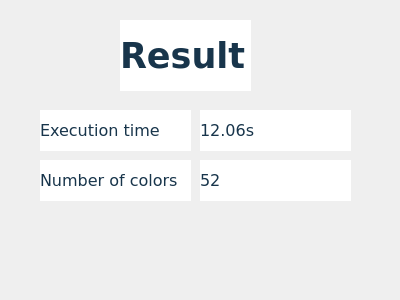
<?xml version="1.0" encoding="UTF-8"?>
<ui version="4.0">
 <class>resultDialog</class>
 <widget class="QDialog" name="resultDialog">
  <property name="geometry">
   <rect>
    <x>0</x>
    <y>0</y>
    <width>400</width>
    <height>300</height>
   </rect>
  </property>
  <property name="windowTitle">
   <string>Dialog</string>
  </property>
  <widget class="QLabel" name="screenTitle_3">
   <property name="geometry">
    <rect>
     <x>120</x>
     <y>20</y>
     <width>131</width>
     <height>71</height>
    </rect>
   </property>
   <property name="font">
    <font>
     <family>Verdana</family>
     <pointsize>26</pointsize>
     <weight>75</weight>
     <bold>true</bold>
    </font>
   </property>
   <property name="layoutDirection">
    <enum>Qt::LeftToRight</enum>
   </property>
   <property name="styleSheet">
    <string notr="true">background-color: rgb(255, 255, 255);
color: rgb(24, 53, 75);
</string>
   </property>
   <property name="text">
    <string>Result</string>
   </property>
  </widget>
  <widget class="QLabel" name="screenTitle_4">
   <property name="geometry">
    <rect>
     <x>40</x>
     <y>110</y>
     <width>151</width>
     <height>41</height>
    </rect>
   </property>
   <property name="font">
    <font>
     <family>Verdana</family>
     <pointsize>12</pointsize>
     <weight>50</weight>
     <bold>false</bold>
    </font>
   </property>
   <property name="layoutDirection">
    <enum>Qt::LeftToRight</enum>
   </property>
   <property name="styleSheet">
    <string notr="true">background-color: rgb(255, 255, 255);
color: rgb(24, 53, 75);
</string>
   </property>
   <property name="text">
    <string>Execution time</string>
   </property>
  </widget>
  <widget class="QLabel" name="screenTitle_5">
   <property name="geometry">
    <rect>
     <x>40</x>
     <y>160</y>
     <width>151</width>
     <height>41</height>
    </rect>
   </property>
   <property name="font">
    <font>
     <family>Verdana</family>
     <pointsize>12</pointsize>
     <weight>50</weight>
     <bold>false</bold>
    </font>
   </property>
   <property name="layoutDirection">
    <enum>Qt::LeftToRight</enum>
   </property>
   <property name="styleSheet">
    <string notr="true">background-color: rgb(255, 255, 255);
color: rgb(24, 53, 75);
</string>
   </property>
   <property name="text">
    <string>Number of colors </string>
   </property>
  </widget>
  <widget class="QLabel" name="executionTimeValue">
   <property name="geometry">
    <rect>
     <x>200</x>
     <y>110</y>
     <width>151</width>
     <height>41</height>
    </rect>
   </property>
   <property name="font">
    <font>
     <family>Verdana</family>
     <pointsize>12</pointsize>
     <weight>50</weight>
     <bold>false</bold>
    </font>
   </property>
   <property name="layoutDirection">
    <enum>Qt::LeftToRight</enum>
   </property>
   <property name="styleSheet">
    <string notr="true">background-color: rgb(255, 255, 255);
color: rgb(24, 53, 75);
</string>
   </property>
   <property name="text">
    <string>12.06s</string>
   </property>
  </widget>
  <widget class="QLabel" name="colorsValue">
   <property name="geometry">
    <rect>
     <x>200</x>
     <y>160</y>
     <width>151</width>
     <height>41</height>
    </rect>
   </property>
   <property name="font">
    <font>
     <family>Verdana</family>
     <pointsize>12</pointsize>
     <weight>50</weight>
     <bold>false</bold>
    </font>
   </property>
   <property name="layoutDirection">
    <enum>Qt::LeftToRight</enum>
   </property>
   <property name="styleSheet">
    <string notr="true">background-color: rgb(255, 255, 255);
color: rgb(24, 53, 75);
</string>
   </property>
   <property name="text">
    <string>52</string>
   </property>
  </widget>
 </widget>
 <resources/>
 <connections/>
</ui>
